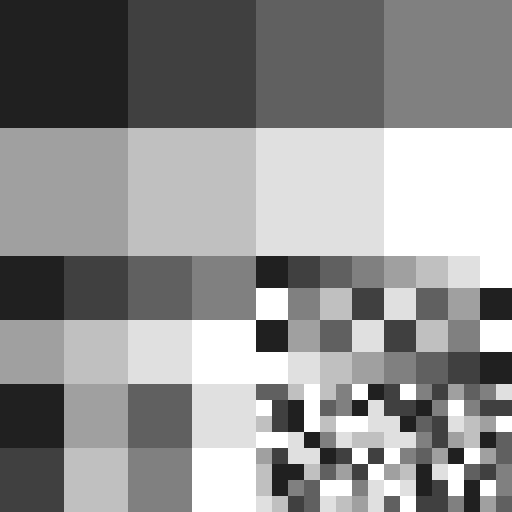
#> input picture original_image.tiff, 512 x 512 px, found by its file name
$ python main.py
#> lines starting #> are read from the running program, lines starting #| are printed output that depends on the picture
### operations.py
import cv2
import numpy as np
from matplotlib import pyplot as plt

#----------------------------------------CHAPTER 2 OPERATIONS-------------------------------------------#

# Operation 1: Change the Contrast of an Image
def increase_contrast(input_image):
    # Increasing alpha gives control over contrast
    contrast_image = cv2.convertScaleAbs(input_image, alpha=2.5, beta=0)

    # Plot side-by-side output for comparison
    plt.subplot(121), plt.imshow(input_image), plt.title('Original Image')
    plt.subplot(122), plt.imshow(contrast_image), plt.title('Increased Contrast')
    plt.show()

    # Navigate to the /Altered_Images/ directory to see the saved results of this operation
    cv2.imwrite('Altered_Images/increased_contrast_image.jpg', input_image)

# Operation 2: Erode/Shrink a Binary Region
# [82 lines left out: functions apply_erosion, apply_dilation, apply_gaussian_smoothing, apply_median_filter, apply_top_hat_filter, not called in this run]

#-------------------------------------------------------------------------------------------------------#

### main.py
import os.path
import cv2
from operations import apply_top_hat_filter, apply_gaussian_smoothing, \
    apply_median_filter, apply_erosion, apply_dilation, increase_contrast

# Modify this path to reflect the proper location in your file system
image_name = "original_image.tiff"
image_path = f"/Users/nicholasdalsass/PycharmProjects/CSC429IntroProject/{image_name}"

# Read in the image, assert that there no issues with file path
squares_image = cv2.imread(image_path)
#> squares_image is the input picture: shape (512, 512, 3); min 32, max 255, mean 144.3
assert squares_image is not None, "This file could not be read, uncomment the next line to check if it exists in your system"
# print(os.path.exists(image_path))

# To see the plotted result of each function in main() simply uncomment and run the program
def main():
    #CHAPTER 2 OPERATION FUNCTIONS
    increase_contrast(squares_image)
#> in increase_contrast, `contrast_image = cv2.convertScaleAbs(input_image, alpha=2.5, beta=0)`:
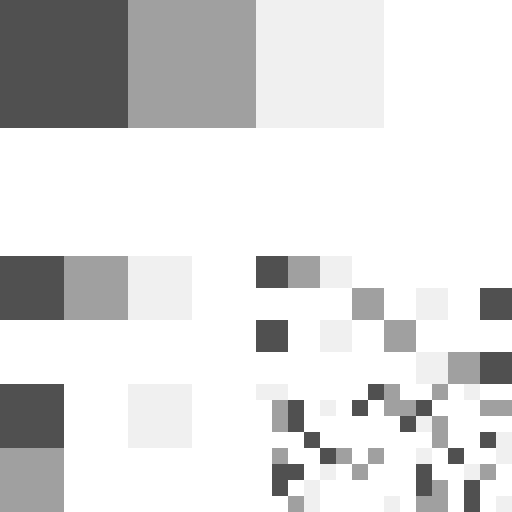
#> contrast_image: shape (512, 512, 3); min 80, max 255, mean 219
#> in increase_contrast, `plt.show()`:
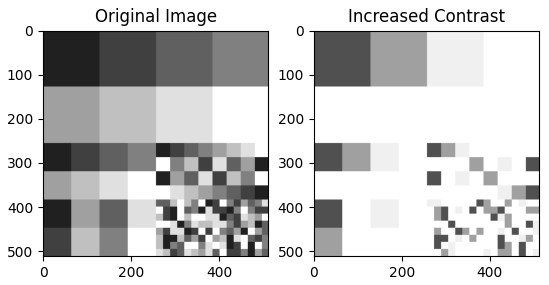
#> figure drawn by matplotlib, 2 panels
    # [12 lines of commented-out code are left out]

if __name__ == "__main__":
    main()
